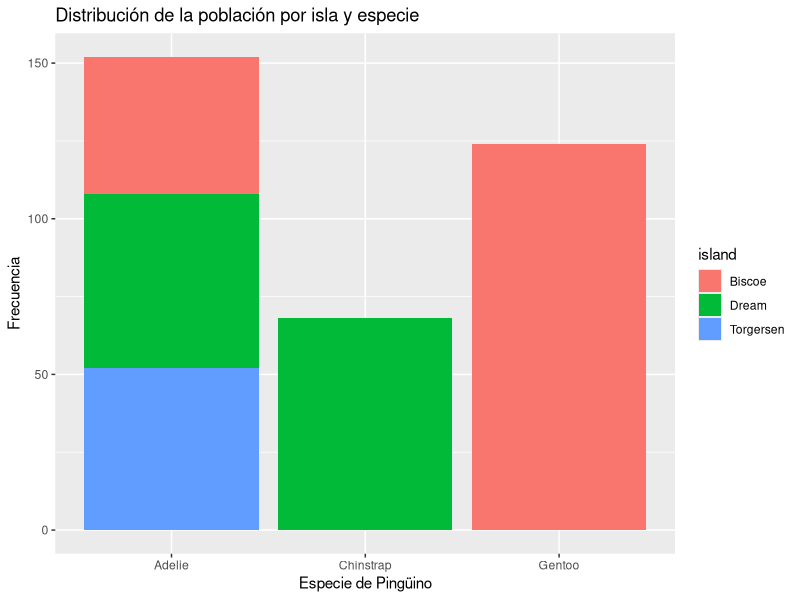
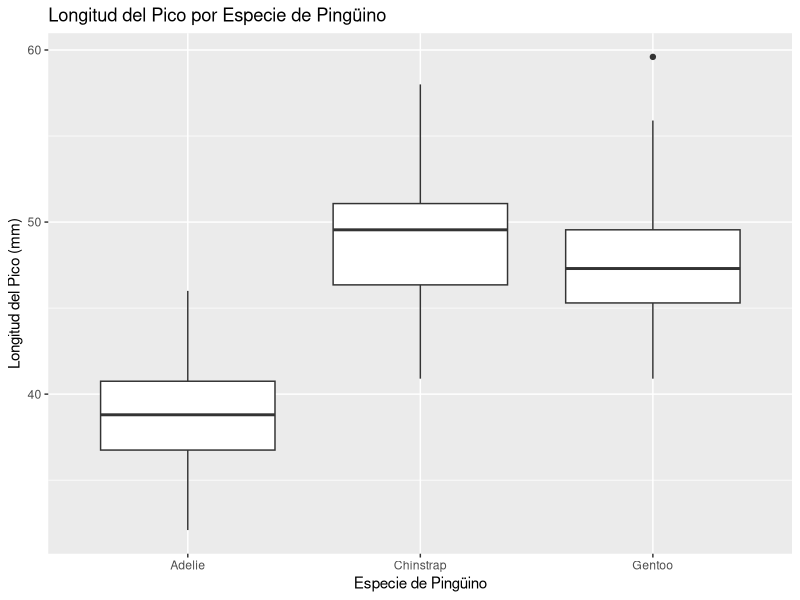
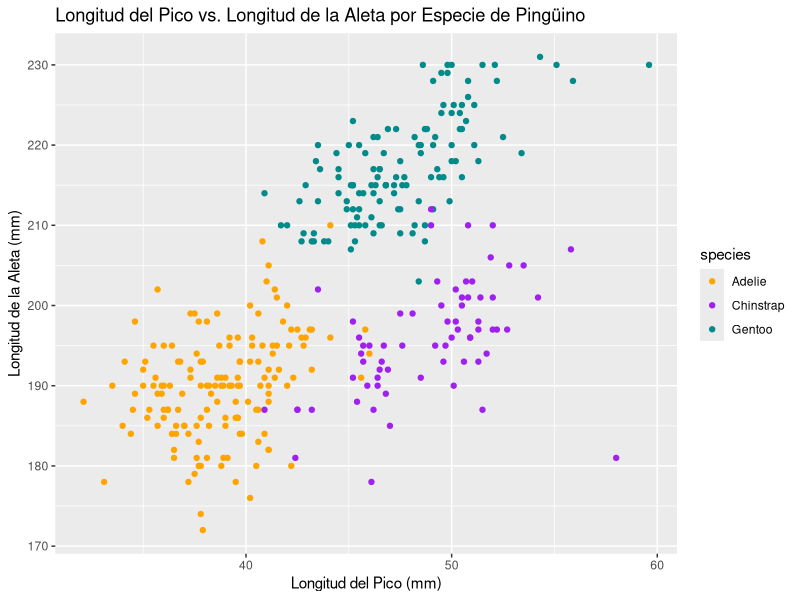
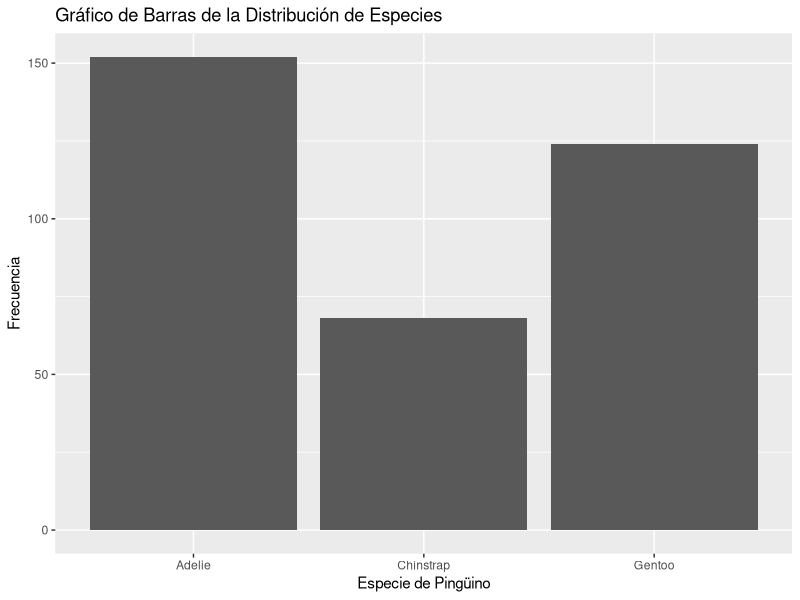
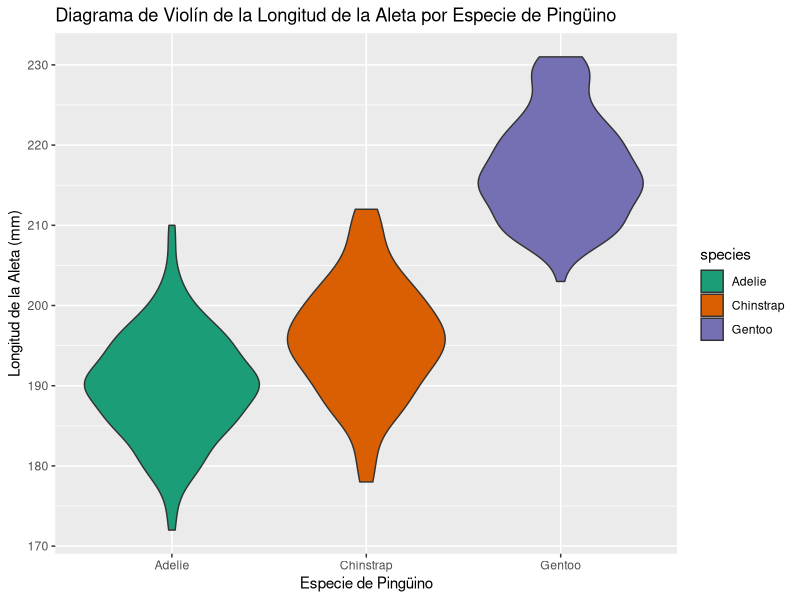
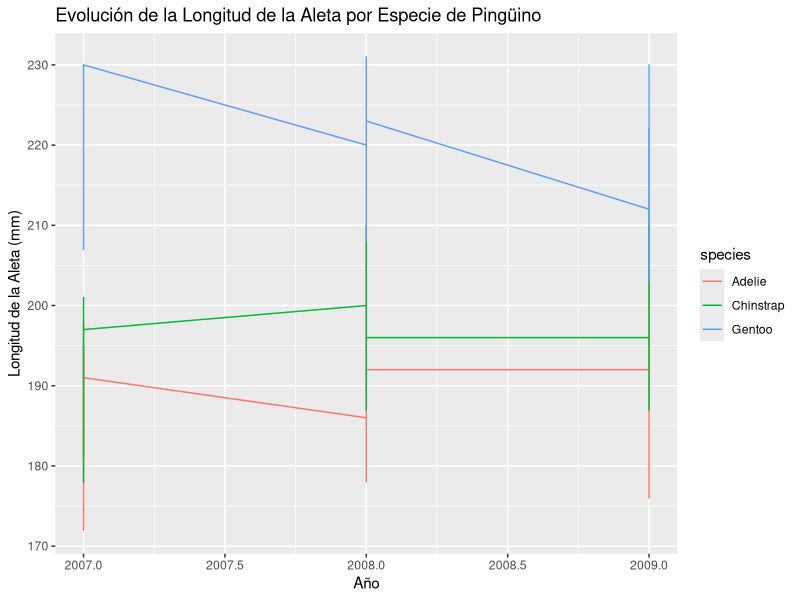
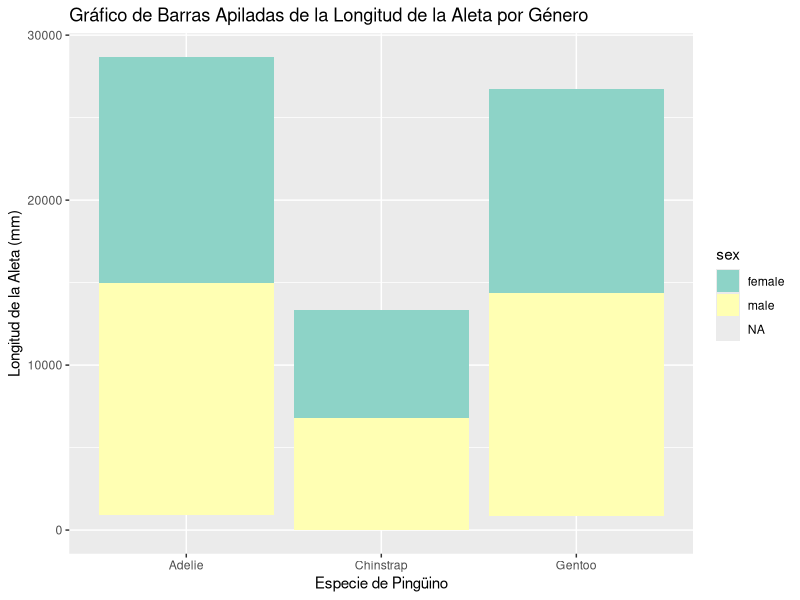
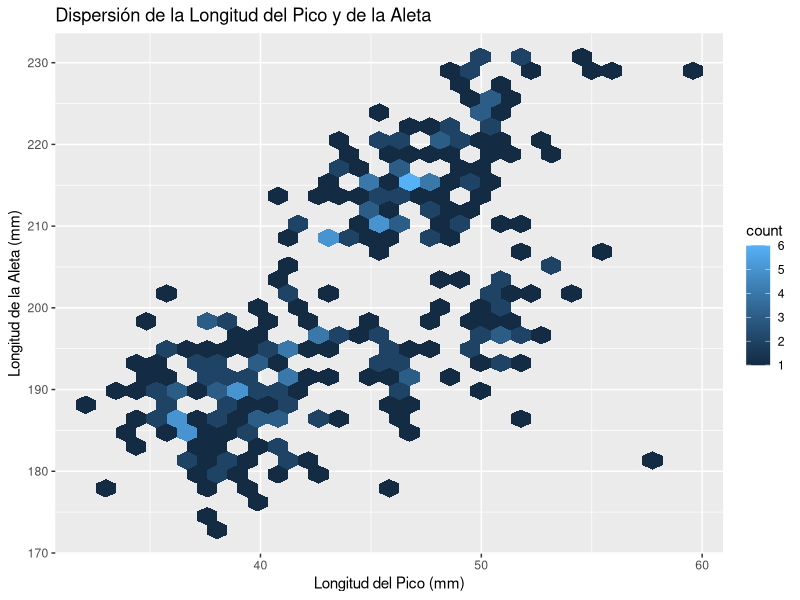

The R source for these figures, in order:
## ---- chunk 1
library(palmerpenguins)
str(penguins)
## ---- chunk 2
pesos=na.omit(penguins$body_mass_g)
sum(pesos%%5)
## ---- chunk 3
library(ggplot2)
species_colors = c("orange", "purple", "darkcyan")
## ---- chunk 4
p <- ggplot(penguins, aes(fill=island, x=species)) +
  geom_bar() +
  labs(x = "Especie de Pingüino", y = "Frecuencia",
       title = "Distribución de la población por isla y especie")
print(p)
## ---- chunk 5
# Crea un objeto ggplot
p <- ggplot(penguins, aes(x = penguins$species, y = penguins$bill_length_mm)) +
  geom_boxplot() +
  labs(x = "Especie de Pingüino", y = "Longitud del Pico (mm)",
       title = "Longitud del Pico por Especie de Pingüino")
print(p)
## ---- chunk 6
p <- ggplot(penguins, aes(x = penguins$bill_length_mm, y = penguins$flipper_length_mm, color = species)) +
  geom_point() + 
  labs(x = "Longitud del Pico (mm)", y = "Longitud de la Aleta (mm)",
       title = "Longitud del Pico vs. Longitud de la Aleta por Especie de Pingüino") +
  scale_color_manual(values=species_colors)
print(p)
## ---- chunk 7
p <- ggplot(penguins, aes(x = species)) +
  geom_bar() +
  labs(x = "Especie de Pingüino", y = "Frecuencia",
       title = "Gráfico de Barras de la Distribución de Especies")

print(p)
## ---- chunk 8
p <- ggplot(penguins, aes(x = species, y = flipper_length_mm, fill = species)) +
  geom_violin() +
  labs(x = "Especie de Pingüino", y = "Longitud de la Aleta (mm)",
       title = "Diagrama de Violín de la Longitud de la Aleta por Especie de Pingüino") +
  scale_fill_brewer(palette = "Dark2")

print(p)
## ---- chunk 9
p <- ggplot(penguins, aes(x = year, y = flipper_length_mm, color = species)) +
  geom_line() +
  labs(x = "Año", y = "Longitud de la Aleta (mm)",
       title = "Evolución de la Longitud de la Aleta por Especie de Pingüino")

print(p)
## ---- chunk 10
p <- ggplot(penguins, aes(x = species, y = flipper_length_mm, fill = sex)) +
  geom_bar(stat = "identity", position = "stack") +
  labs(x = "Especie de Pingüino", y = "Longitud de la Aleta (mm)",
       title = "Gráfico de Barras Apiladas de la Longitud de la Aleta por Género") +
  scale_fill_brewer(palette = "Set3")

print(p)
## ---- chunk 11
p <- ggplot(penguins, aes(x = bill_length_mm, y = flipper_length_mm)) +
  geom_hex() +
  labs(x = "Longitud del Pico (mm)", y = "Longitud de la Aleta (mm)",
       title = "Dispersión de la Longitud del Pico y de la Aleta")

print(p)
## ---- chunk 12
p <- ggplot(penguins, aes(x = "", fill = sex)) +
  geom_bar(width = 1) +
  coord_polar(theta = "y") +
  facet_wrap(~species) +
  labs(x = NULL, y = NULL,
       title = " Proporción de Género por Especie de Pingüino") +
  theme_void() +
  scale_fill_brewer(palette = "Set2")

print(p)
## ---- chunk 13
p <- ggplot(penguins, aes(x = bill_length_mm, y = body_mass_g)) +
  geom_point(aes(color = species)) +
  geom_smooth(method = "lm", se = FALSE, color = "black") +
  labs(x = "Longitud del Pico (mm)", y = "Masa Corporal (g)",
       title = "Longitud del Pico y Masa Corporal por Especie de Pingüino") +
  scale_color_brewer(palette = "Set2")

print(p)
## ---- chunk 14
p <- ggplot(penguins, aes(x = bill_length_mm, y = bill_depth_mm, color = species)) +
  geom_point() +
  geom_smooth(method = "lm", se = FALSE) +
  labs(x = "Longitud del Pico (mm)", y = "Profundidad del Pico (mm)",
       title = "Dimensiones del Pico por Especie de Pingüino") +
  scale_color_brewer(palette = "Set2")

print(p)
## ---- chunk 15
library(ggplot2)

p <- ggplot(penguins, aes(x = flipper_length_mm, y = body_mass_g, size = bill_length_mm, color = species)) +
  geom_point(alpha = 0.7) +
  scale_size_continuous(range = c(3, 10)) +
  labs(x = "Longitud de la Aleta (mm)", y = "Peso Corporal (g)",
       title = "Longitud de Aleta vs. Peso Corporal vs. Tamaño del Pico por Especie de Pingüino")

print(p)
